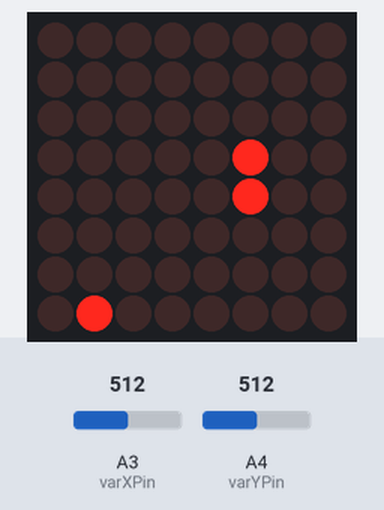
A sketch run on a simulated Arduino Uno, built with avr-gcc and run on an emulated ATmega328P. Parts: 8×8 LED matrix. The test bench sets the inputs (shaded band); at power-on: A3 (varXPin) = 512, A4 (varYPin) = 512. Random numbers use the default seed unless the sketch sets one.

Above: at 1.2 s.
1.3 s: A3 (varXPin) set to 109
At 1.48 s:
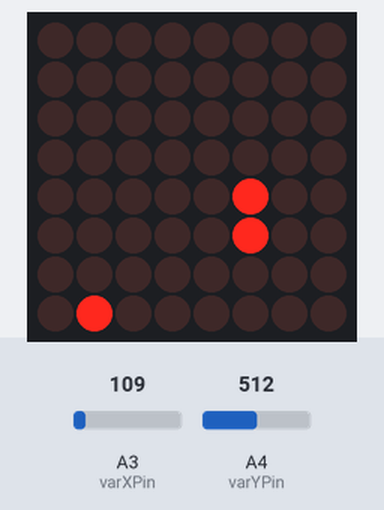
4.3 s: A3 (varXPin) set to 94
At 4.49 s:
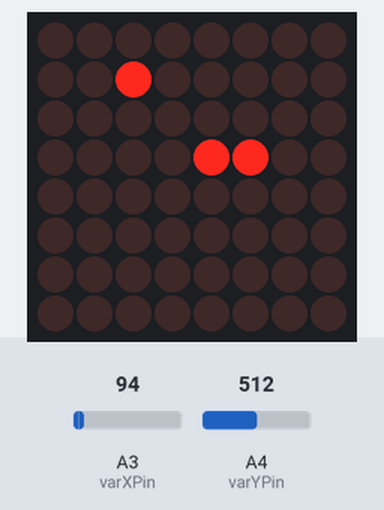
7.1 s: A4 (varYPin) set to 910
10.1 s: A4 (varYPin) set to 935
13.1 s: A4 (varYPin) set to 900
At 15.8 s:
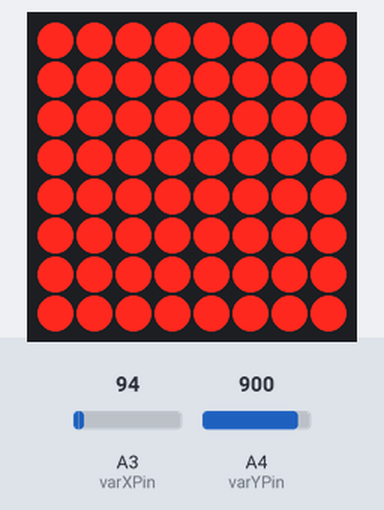
16.1 s: A4 (varYPin) set to 930
At 17.19 s:
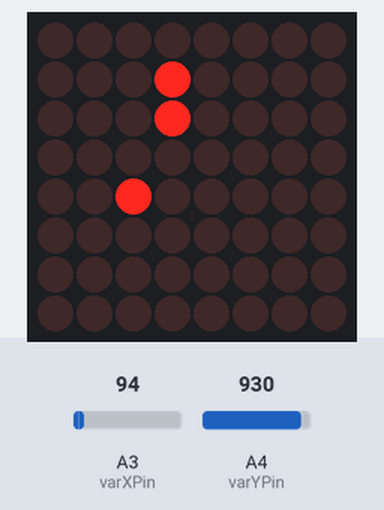
Timing chart, 0 to 19.1 s (numbered marks = the images above; inputs shaded):
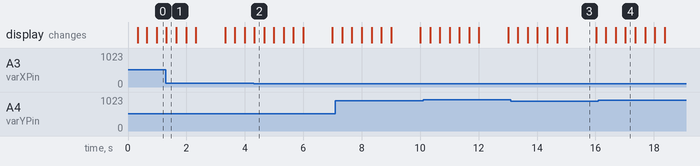

The sketch:

codigo.ino
```cpp
#include <LedControl.h>

typedef struct Snake Snake;
struct Snake{
  int head[2];
  int body[40][2];
  int len;
  int dir[2];
};

typedef struct Apple Apple;
struct Apple{
  int rPos;
  int cPos;
};

//led Matrix
const int DIN =12;
const int CS =11;
const int CLK = 10;
LedControl lc = LedControl(DIN, CLK, CS,1);

const int varXPin = A3;//X do Joystick
const int varYPin = A4;//Y do Joystick

byte pic[8] = {0,0,0,0,0,0,0,0};

Snake snake = {{1,5},{{0,5}, {1,5}}, 2, {1,0}};
Apple apple = {(int)random(0,8),(int)random(0,8)};


float oldTime = 0;
float timer = 0;
float updateRate = 3;

int tempoReinicio = 1000;
int i,j;//Counters

void setup() {
  Serial.begin(9600);
   lc.shutdown(0,false);
  lc.setIntensity(0,8);
  lc.clearDisplay(0);

  pinMode(varXPin, INPUT);
  pinMode(varYPin, INPUT);
}

void loop() {
    float deltaTime = calculateDeltaTime();
  timer += deltaTime;

  int xVal = analogRead(varXPin);
  int yVal = analogRead(varYPin);

  if(xVal<100 && snake.dir[1]==0){
    snake.dir[0] = 0;
    snake.dir[1] = -1;
  }else if(xVal >920 && snake.dir[1]==0){
    snake.dir[0] = 0;
    snake.dir[1] = 1;
  }else if(yVal<100 && snake.dir[0]==0){
    snake.dir[0] = -1;
    snake.dir[1] = 0;
  }else if(yVal >920 && snake.dir[0]==0){
    snake.dir[0] = 1;
    snake.dir[1] = 0;
  }

  //Update
  if(timer > 1000/updateRate){
    timer = 0;
    Update();
  }

  //Render
  Render();
}


float calculateDeltaTime(){
  float currentTime = millis();
  float dt = currentTime - oldTime;
  oldTime = currentTime;
  return dt;
}

void reset(){
  for(int j=0;j<8;j++){
    pic[j] = 0;
  }
}
void gameOver(){

  // Acende todos os LEDs
  for(int i = 0; i < 8; i++){
    lc.setRow(0, i, B11111111);
  }

  // Mantém aceso pelo tempo definido
  delay(tempoReinicio);

  lc.clearDisplay(0);

  // Reinicia a cobra
  snake.head[0] = 1;
snake.head[1] = 5;

snake.body[0][0] = 0;
snake.body[0][1] = 5;

snake.body[1][0] = 1;
snake.body[1][1] = 5;

snake.len = 2;

snake.dir[0] = 1;
snake.dir[1] = 0;

  updateRate = 3;

  gerarMaca();

  // Reinicia os temporizadores
  timer = 0;
  oldTime = millis();

  reset();
}

void Update(){
  reset();
  int newHead[2] = {
    snake.head[0] + snake.dir[0],
    snake.head[1] + snake.dir[1]
  };

  // Verifica parede
  if(newHead[0] < 0 || newHead[0] > 7 ||
     newHead[1] < 0 || newHead[1] > 7){
    gameOver();
    return;
  }

  bool comeu = (newHead[0] == apple.rPos &&
                newHead[1] == apple.cPos);

  int inicioVerificacao = comeu ? 0 : 1;
  for(int j = inicioVerificacao; j < snake.len; j++){
    if(snake.body[j][0] == newHead[0] &&
       snake.body[j][1] == newHead[1]){
      gameOver();
      return;
    }
  }

  if(!comeu){
    removeFirst();
  } else {
    if(snake.len < 40) snake.len++;
    updateRate += 0.1;
    gerarMaca();
  }

  // Agora sim insere a nova cabeça
  snake.body[snake.len-1][0] = newHead[0];
  snake.body[snake.len-1][1] = newHead[1];
  snake.head[0] = newHead[0];
  snake.head[1] = newHead[1];

  // Renderiza body e maçã no buffer
  for(int j = 0; j < snake.len; j++){
    pic[snake.body[j][0]] |= 128 >> snake.body[j][1];
  }
  pic[apple.rPos] |= 128 >> apple.cPos;
}

void Render(){

   for(i=0;i<8;i++){
    lc.setRow(0,i,pic[i]);
   }
}

void removeFirst(){
  for(j=1;j<snake.len;j++){
    snake.body[j-1][0] = snake.body[j][0];
    snake.body[j-1][1] = snake.body[j][1];
  }
}

void gerarMaca() {
  bool dentroDaCobra;

  do {
    dentroDaCobra = false;

    apple.rPos = random(0,8);
    apple.cPos = random(0,8);

    for(int i = 0; i < snake.len; i++) {
      if(snake.body[i][0] == apple.rPos &&
         snake.body[i][1] == apple.cPos) {
        dentroDaCobra = true;
        break;
      }
    }

  } while(dentroDaCobra);
}
```

Measured:
- the behaviour switches between 100 and 99 on A3 (varXPin) (found by bisection; images 1 and 2)
- what the display in image 3 shows lasts 1.0 s, from 15.0 s to 16.0 s
